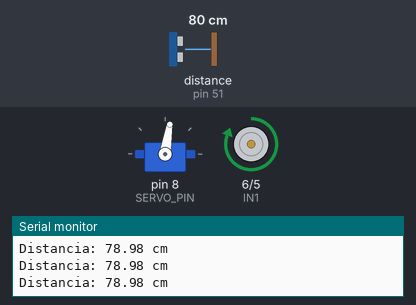
Simulated run of this sketch. Board: Arduino Mega 2560, built with avr-gcc and run on an emulated ATmega2560. On the bench: servo, motor-driver pin pairs drawn as motors (green arrow = first pin HIGH = forward, orange = second pin HIGH = backward, longer = more drive, scaled by the enable pin), the last lines printed to the serial monitor. Wiring (inferred from the names in the program): ultrasonic range finder: trigger pin 50; echo pin 51. Inputs (shaded band) come from the test bench; at power-on: distance to the obstacle (sensor on pin 51) 80 cm. The echo pulse lasts 58.3 µs per cm.

Above: at 1.2 s.
1.3 s: distance to the obstacle (sensor on pin 51) set to 56 cm
2.8 s: distance to the obstacle (sensor on pin 51) set to 47 cm
At 4.0 s:
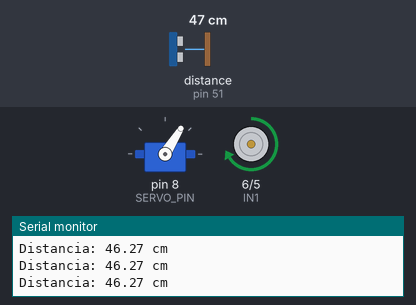
4.3 s: distance to the obstacle (sensor on pin 51) set to 17 cm
5.8 s: distance to the obstacle (sensor on pin 51) set to 14 cm
At 8.6 s:
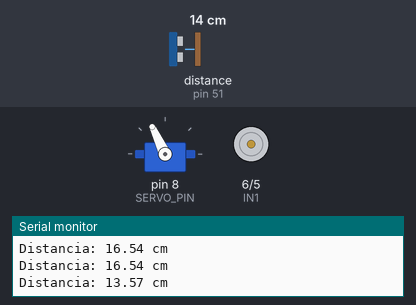
8.8 s: distance to the obstacle (sensor on pin 51) set to 60 cm
At 11.73 s:
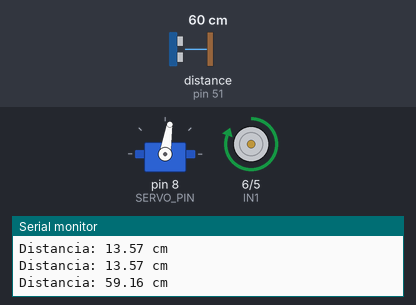
11.8 s: distance to the obstacle (sensor on pin 51) set to 18 cm
At 12.2 s:
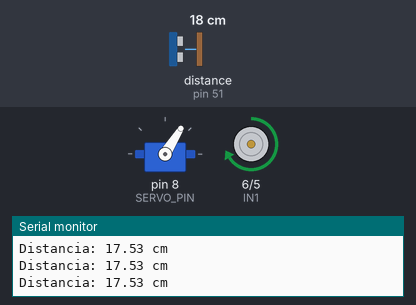
Timing chart, 0 to 14.3 s (numbered marks = the images above; inputs shaded):
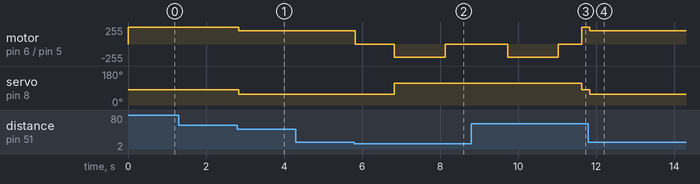

The sketch:

Programacion_Sin_obstaculos.ino
```cpp
#include <Servo.h>
#include <Arduino.h>
#include <Wire.h>
#include <SoftwareSerial.h>

// Pines del sensor ultrasónico
const int TRIG_PIN = 50;
const int ECHO_PIN = 51;

// Pines del motor DC (con módulo L298N)
const int ENA = 7;
const int IN1 = 6;
const int IN2 = 5;

// Pines del servo motor
const int SERVO_PIN = 8;

int velocidad = 255;
int velocidadRetroceso = 200;
int velocidadGiro = 200;

// Crear objeto Servo
Servo myServo;

void moveForward() { // Avanzar hacia adelante
  myServo.write(81);  // Vuelve el servomotor a la posición inicial
  digitalWrite(IN1, HIGH);
  digitalWrite(IN2, LOW);
  analogWrite(ENA, velocidad);  // Controla la velocidad del motor con el valor fijo establecido
}

void turnRight() { // Giro hacia la derecha
  myServo.write(125); // (Regular el valor de giro)
  digitalWrite(IN1, HIGH);
  digitalWrite(IN2, LOW);
  analogWrite(ENA, velocidadGiro );  // Controla la velocidad del motor con el valor fijo establecido
}

void turnLeft() { // Giro hacia la izquierda
  myServo.write(58); // (Regular el valor de giro)
  digitalWrite(IN1, HIGH);
  digitalWrite(IN2, LOW);
  analogWrite(ENA, velocidadGiro );  // Controla la velocidad del motor con el valor fijo establecido
}

void moveBack() { // Retroceder
  myServo.write(115); // Vuelve el servomotor a la posición inicial
  digitalWrite(IN1, LOW);
  digitalWrite(IN2, HIGH);
  analogWrite(ENA, velocidadRetroceso);  // Aumenta la velocidad del motor para retroceder
}

void stop() {
  digitalWrite(IN1, LOW);
  digitalWrite(IN2, LOW);
  analogWrite(ENA, 0);  // Detiene el motor
}

void setup() {
  // Inicializar la comunicación serie
  Serial.begin(9600);

  // Configurar los pines del sensor ultrasónico
  pinMode(TRIG_PIN, OUTPUT);
  pinMode(ECHO_PIN, INPUT);

  // Configurar los pines del motor DC
  pinMode(ENA, OUTPUT);
  pinMode(IN1, OUTPUT);
  pinMode(IN2, OUTPUT);

  // Inicializar el servo motor
  myServo.attach(SERVO_PIN);

  // Poner el servo motor en la posición central (90 grados)
  myServo.write(90);
  moveForward(); // inicia el movimiento hacia adelante
}

void loop() {
  // Enviar pulso de disparo
  digitalWrite(TRIG_PIN, LOW);
  //delayMicroseconds(2);
  digitalWrite(TRIG_PIN, HIGH);
  //delayMicroseconds(10);
  digitalWrite(TRIG_PIN, LOW);

  // Medir el tiempo del eco
  long duration = pulseIn(ECHO_PIN, HIGH);

  // Calcular la distancia en centímetros
  float distance = duration * 0.034 / 2;

  // Imprimir la distancia en el monitor serial
  Serial.print("Distancia: ");
  Serial.print(distance);
  Serial.println(" cm");

  if (distance < 15) { // si la distancia delantera es menor a 35cm
    stop();
    delay(1000); // Espera 1 segundos
    moveBack();
    delay(1300); // Retrocede por 1.3 segundos
    stop(); // Detiene después de retroceder
    delay(500);
  } else if (distance <= 50 ) {  // Si solo el sensor delantero detecta un obstáculo a 45 cm o menos
    turnLeft();
  } else {  // Si no hay obstáculo
    moveForward();
  }
  // Esperar 100 ms antes de la siguiente medición
  delay(100);
}
```

Measured:
- the behaviour switches between 51 and 50 cm on distance to the obstacle (sensor on pin 51) (found by bisection; images 0 and 1)
- the behaviour switches between 16 and 15 cm on distance to the obstacle (sensor on pin 51) (found by bisection; images 1 and 2)
- after the input at 2.8 s, motor on pin 6 (IN1) / pin 5 (IN2): forward 255/255 → forward 200/255 at once; servo on pin 8 (SERVO_PIN): 81° → 58° at once
- after the input at 5.8 s, motor on pin 6 (IN1) / pin 5 (IN2): forward 200/255 → stopped at once, → backward 200/255 1.0 s later, → stopped 1.3 s later; servo on pin 8 (SERVO_PIN): 58° → 115° after 1.0 s
- after the input at 8.8 s, servo on pin 8 (SERVO_PIN): 115° → 81° after 2.8 s
- after the input at 11.8 s, motor on pin 6 (IN1) / pin 5 (IN2): forward 255/255 → forward 200/255 at once; servo on pin 8 (SERVO_PIN): 81° → 58° at once
